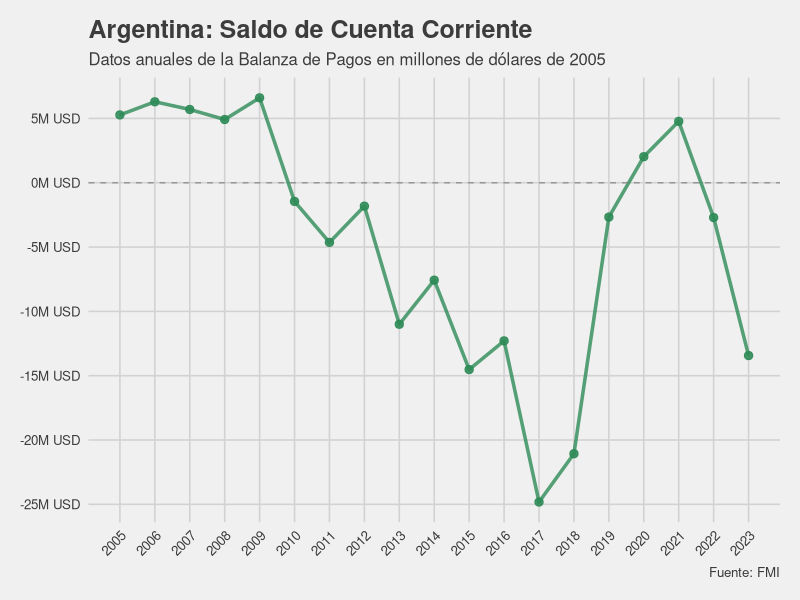
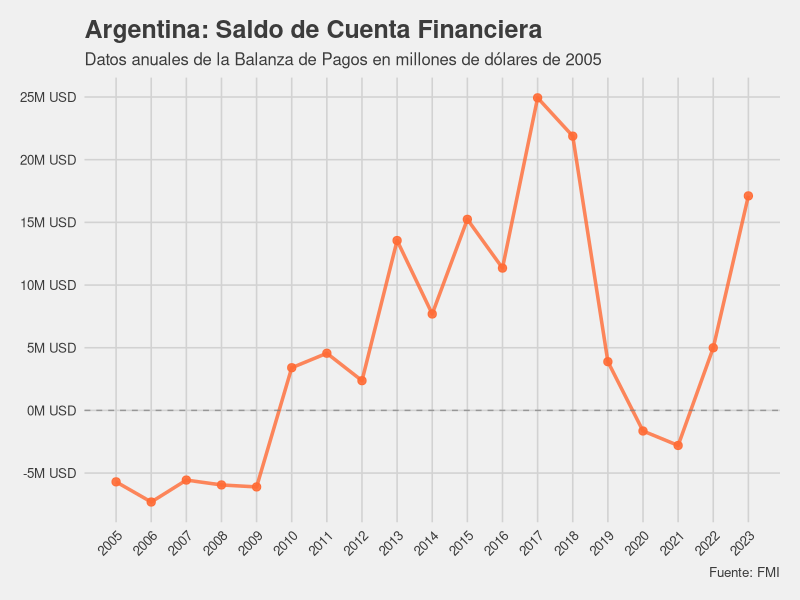
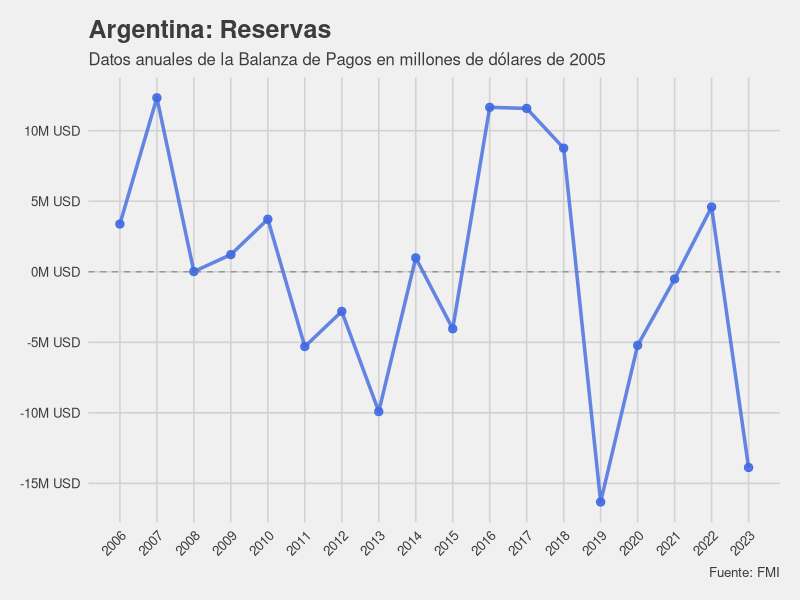
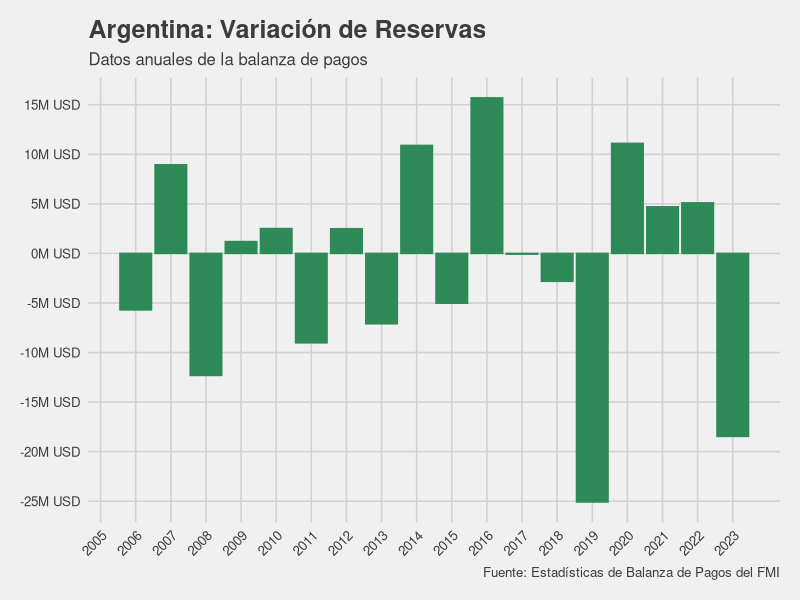
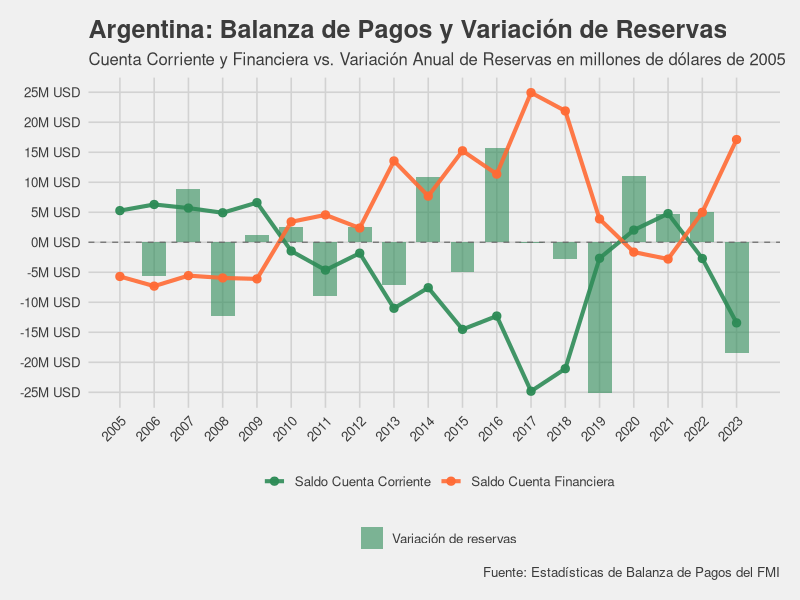

The R script that drew these images, in order:
library(tidyverse)
library(ggthemes)
library(scales)

options(scipen = 999)

# Cambien las rutas, obviamente:
base <- read_csv("bases/dataset_2025-05-26T03_18_36.490488675Z_DEFAULT_INTEGRATION_IMF.STA_BOP_AGG_9.0.1.csv")

indicadores <- base$INDICATOR %>% 
  unique() %>% as.tibble()

cpi <- read_csv("bases/CPI-U_BLS.csv") %>% 
  filter(Period == "M13", # Este es el dato anual, en el mes 13, obviamente inexistente
         Year >= 2005
  ) %>% 
  select(Year, cpi = Value) %>% 
  arrange(Year) %>% # Por si las dudas, pero ya viene ordenado
  mutate(cpi = (cpi / first(cpi)) * 100) # Cambiamos la base del índice

base_porc <- base %>% 
  filter(TYPE_OF_TRANSFORMATION == "Percent of GDP") # Si quisieran graficar algún dato como porción del PBI

base <- base %>% 
  filter(TYPE_OF_TRANSFORMATION == "US dollar") %>% 
  left_join(cpi, by = c("TIME_PERIOD" = "Year")) %>% 
  mutate(valor_corr = OBS_VALUE / 1000000) %>%  # Para verlo en millones
  mutate(valor_const = ((valor_corr / cpi) * 100))

cuent_corr <- indicadores[13,] %>% as.character()
cuent_fin <- indicadores[36,] %>% as.character()
reserv <- indicadores[23,] %>% as.character()

cuenta_corriente <- base %>% 
  filter(INDICATOR == cuent_corr) %>%
  mutate(nombre_limpio = "Saldo Cuenta Corriente")

cuenta_financiera <- base %>% 
  filter(INDICATOR == cuent_fin) %>%
  mutate(nombre_limpio = "Saldo Cuenta Financiera",
         valor_const = -valor_const, # Para graficarlo como contraparte de la Cuenta Corriente
         valor_corr = -valor_corr)

reservas <- base %>% 
  filter(INDICATOR == reserv) %>%
  mutate(nombre_limpio = "Reservas",
         var_anual = valor_const - lag(valor_const) # ojo que R Base tiene una función lag, pero nosotros necesitamos la de dplyr)
         ) %>% 
  drop_na(var_anual) # porque generamos un valor faltante en la primer fila
  
# Combinamos todos los datos para el gráfico combinado
series_unidas <- bind_rows(
  cuenta_corriente %>% select(TIME_PERIOD, valor_const, valor_corr, nombre_limpio),
  cuenta_financiera %>% select(TIME_PERIOD, valor_const, valor_corr, nombre_limpio),
  reservas %>% select(TIME_PERIOD, valor_const, valor_corr, var_anual, nombre_limpio)
)

# Y esto para el gráfico final
series_cuentas <- bind_rows(
  cuenta_corriente %>% select(TIME_PERIOD, valor_const, valor_corr, nombre_limpio),
  cuenta_financiera %>% select(TIME_PERIOD, valor_const, valor_corr, nombre_limpio)
)

colors <- c("#2E8B57", "#FF6B35", "#4169E1") # para que sirvan de paleta

# Gráfico 1: Saldo de Cuenta Corriente
p1 <- ggplot(cuenta_corriente, aes(x = TIME_PERIOD, y = valor_const)) +
  geom_line(color = colors[1], size = 1.2, alpha = 0.8) +
  geom_point(color = colors[1], size = 2.5, alpha = 0.9) +
  geom_hline(yintercept = 0, linetype = "dashed", color = "gray50", alpha = 0.7) +
  labs(
    title = "Argentina: Saldo de Cuenta Corriente",
    subtitle = "Datos anuales de la Balanza de Pagos en millones de dólares de 2005",
    x = "Año",
    y = "Millones de USD",
    caption = "Fuente: FMI"
  ) +
  theme_fivethirtyeight() +
  theme(axis.text.x = element_text(angle = 45, hjust = 1)) +
  scale_x_continuous(breaks = 2005:2023) +
  scale_y_continuous(breaks = seq(-25000, 5000, 5000), 
                     labels = function(x) paste0(x/1000, "M USD"))

p1

# Gráfico 2: Saldo de la Cuenta Financiera
p2 <- ggplot(cuenta_financiera, aes(x = TIME_PERIOD, y = valor_const)) +
  geom_line(color = colors[2], size = 1.2, alpha = 0.8) +
  geom_point(color = colors[2], size = 2.5, alpha = 0.9) +
  geom_hline(yintercept = 0, linetype = "dashed", color = "gray50", alpha = 0.7) +
  labs(
    title = "Argentina: Saldo de Cuenta Financiera",
    subtitle = "Datos anuales de la Balanza de Pagos en millones de dólares de 2005",
    x = "Año",
    y = "Millones de USD",
    caption = "Fuente: FMI"
  ) +
  theme_fivethirtyeight() +
  theme(axis.text.x = element_text(angle = 45, hjust = 1)) +
  scale_x_continuous(breaks = 2005:2023) +
  scale_y_continuous(breaks = seq(-10000, 25000, 5000), 
                     labels = function(x) paste0(x/1000, "M USD"))

p2

# Gráfico 3: Reservas
p3 <- ggplot(reservas, aes(x = TIME_PERIOD, y = valor_const)) +
  geom_line(color = colors[3], size = 1.2, alpha = 0.8) +
  geom_point(color = colors[3], size = 2.5, alpha = 0.9) +
  geom_hline(yintercept = 0, linetype = "dashed", color = "gray50", alpha = 0.7) +
  labs(
    title = "Argentina: Reservas",
    subtitle = "Datos anuales de la Balanza de Pagos en millones de dólares de 2005",
    x = "Año", 
    y = "Millones de USD",
    caption = "Fuente: FMI"
  ) +
  theme_fivethirtyeight() +
  theme(axis.text.x = element_text(angle = 45, hjust = 1)) +
  scale_x_continuous(breaks = 2005:2023) +
  scale_y_continuous(breaks = seq(-15000, 15000, 5000), 
                     labels = function(x) paste0(x/1000, "M USD"))

p3

# Gráfico 4: Variación de reservas:

p4 <- ggplot(reservas, aes(x = TIME_PERIOD)) +
  geom_col(aes(y = var_anual, color = nombre_limpio, fill = nombre_limpio)) +
  scale_color_manual(values = colors) +
  scale_fill_manual(values = colors) +
  labs(
    title = "Argentina: Variación de Reservas",
    subtitle = "Datos anuales de la balanza de pagos",
    x = "Año",
    y = "Millones de USD", 
    color = "Indicador",
    caption = "Fuente: Estadísticas de Balanza de Pagos del FMI"
  ) +
  theme_fivethirtyeight() +
  theme(axis.text.x = element_text(angle = 45, hjust = 1),
        legend.position = "none") + # porque sino queda horrible
  scale_x_continuous(breaks = 2005:2023) +
  scale_y_continuous(breaks = seq(-25000, 15000, 5000), 
                     labels = function(x) paste0(x/1000, "M USD"))

p4

# Gráfico final: muy lindo ejemplo de apilar muchas capas de geometrías

reservas$nombre_limpio <- "Variación de reservas" # Para que quede bien la etiqueta del gráfico

grafico_final <- ggplot() +
  # Columnas para la variación de reservas (van primero si queremos que queden atrás)
  geom_col(data = reservas, 
           aes(x = TIME_PERIOD, y = var_anual, fill = nombre_limpio),
           alpha = 0.6, width = 0.7) +
  
  # Líneas para cuenta corriente y financiera  
  geom_line(data = series_cuentas, 
            aes(x = TIME_PERIOD, y = valor_const, color = nombre_limpio, group = nombre_limpio),
            size = 1.4, alpha = 0.9) +

  geom_point(data = series_cuentas, 
             aes(x = TIME_PERIOD, y = valor_const, color = nombre_limpio),
             size = 2.5, alpha = 0.95) +
  
  geom_hline(yintercept = 0, linetype = "dashed", color = "gray40", alpha = 0.8) +
  
  scale_color_manual(values = colors, name = "") +
  scale_fill_manual(values = colors, name = "") +
  labs(
    title = "Argentina: Balanza de Pagos y Variación de Reservas",
    subtitle = "Cuenta Corriente y Financiera vs. Variación Anual de Reservas en millones de dólares de 2005",
    x = "",
    y = "", 
    caption = "Fuente: Estadísticas de Balanza de Pagos del FMI"
  ) +
  theme_fivethirtyeight() +
  theme(axis.text.x = element_text(angle = 45, hjust = 1)) +
  scale_x_continuous(breaks = 2005:2023) +
  scale_y_continuous(breaks = seq(-25000, 25000, 5000), 
                     labels = function(x) paste0(x/1000, "M USD"))

print(grafico_final)
